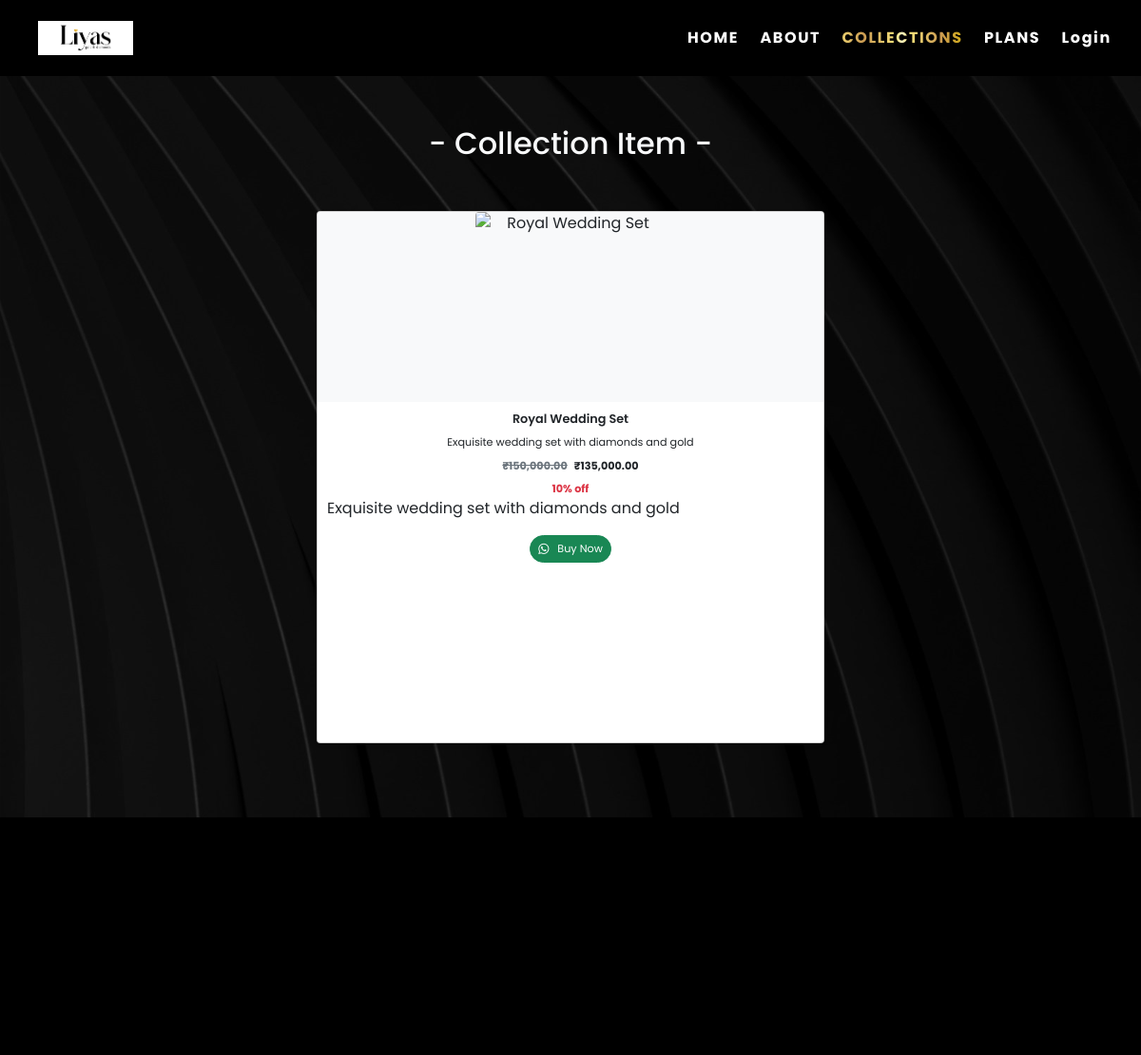
Screenshot of /img.php?item_id=1 with the database file from the repository.
### tables this page shows
CREATE TABLE collection_items (
    item_id INT AUTO_INCREMENT PRIMARY KEY,
    collection_id INT NOT NULL,
    item_name VARCHAR(255) NOT NULL,
    item_image_url VARCHAR(255) NOT NULL,
    item_description TEXT,
    original_price DECIMAL(10, 2) NOT NULL,
    selling_price DECIMAL(10, 2) NOT NULL,
    sort_order INT NOT NULL,
    created_at TIMESTAMP DEFAULT CURRENT_TIMESTAMP,
    FOREIGN KEY (collection_id) REFERENCES collections(collection_id)
);

### img.php (the view, shortened to what this page needs)
<?php
include("./adminFiles/config.php");
$item_id = intval($_GET['item_id']);
$item_sql = "SELECT * FROM collection_items WHERE item_id = $item_id LIMIT 1";
$item_result = $conn->query($item_sql);
$item = [];
if ($item_result->num_rows > 0) {
    $row = $item_result->fetch_assoc();
    $item = [
        "image_url" => "./adminFiles/CollectionItems/" . htmlspecialchars($row['item_image_url']),
        "name" => htmlspecialchars($row['item_name']),
        "description" => htmlspecialchars($row['item_description']),
        "original_price" => number_format($row['original_price'], 2),
        "selling_price" => number_format($row['selling_price'], 2),
    ];
}
?>
<!DOCTYPE html>
<html lang="en">
<head>
    <link rel="stylesheet" href="./css/style.css" />
    <link rel="stylesheet" href="./css/navBar.css" />
    <link rel="stylesheet" href="./css/footer.css" />
    <link rel="stylesheet" href="./css/testimonials.css" />
    <link rel="stylesheet" href="./css/collectionItems.css">
    <link rel="stylesheet" href="./css//responsive/phone.css">
    <link href="https://cdn.jsdelivr.net/npm/bootstrap@5.3.3/dist/css/bootstrap.min.css" rel="stylesheet" />
    <link rel="stylesheet" href="https://cdnjs.cloudflare.com/ajax/libs/font-awesome/4.7.0/css/font-awesome.min.css" />
    <link href="https://unpkg.com/aos@2.3.1/dist/aos.css" rel="stylesheet">
    <link rel="stylesheet" href="./adminFiles/style.css">
</head>
<body class="content">
    <header id="header">
        <img src="./images/liyaslogo.png" href="#" class="logo" />
        <div class="menu">
            <a href="./">HOME</a>
            <a href="./about.php">ABOUT</a>
            <a href="./collections.php" class="active">COLLECTIONS</a>
            <a href="./plans.php">PLANS</a>
            <a href="https://goldendream.in/login">Login</a>
        </div>
    </header>
    <div style="height:60px;width:100vw"></div>
    <div class="container2 d-flex flex-column align-items-center">
        <br>
        <div class="container mt-5">
            <div class="text-center mb-4">
                <h2 data-aos-delay="100" data-aos="fade-up" class="text-light">- Collection Item -</h2>
                <div data-aos-delay="100" data-aos="fade-up" class="UnderLine text-center"></div>
            </div>
            <div class="row justify-content-center">
                <?php if (!empty($item)) {
                    $discount = round((($item['original_price'] - $item['selling_price']) / $item['original_price']) * 100);
                ?>
                    <div class="col-12 col-md-8 col-lg-6">
                        <div class="CI_Card card h-100 shadow-sm text-center">
                            <div class="card-img-top bg-light" style="height: 70%; display: flex; align-items: center; justify-content: center; position: relative;">
                                <img src="<?= $item['image_url']; ?>" alt="<?= $item['name']; ?>" class="img-fluid imageHeight_CI">
                            </div>
                            <div class="card-body" style="height: 30%; padding: 10px;">
                                <h6 class="card-title mb-2" style="font-weight: 600; font-size: 0.8rem;"><?= $item['name']; ?></h6>
                                <p class="description mb-2" style="font-size: 0.7rem;"><?= $item['description']; ?></p>
                                <p class="price text-secondary mb-2" style="font-size: 0.7rem; font-weight: bold;">
                                    <del>₹<?= $item['original_price']; ?></del> &nbsp; <span class="text-dark">₹<?= $item['selling_price']; ?></span>
                                </p>
                                <p class="text-danger mb-0" style="font-size: 0.7rem; font-weight: bold;"><?= $discount; ?>% off</p>
                                <p style="text-align: justify;"><?= $item['description']; ?></p>
                                <a href="https://wa.me/+916361557581?text=Hello,%20I%20would%20like%20to%20learn%20more%20about%20the%20item%20*<?= urlencode($item['name']); ?>*" class="btn btn-success rounded-pill px-2" style="font-size: 0.7rem; padding: 5px 10px;">
                                    <i class="bi bi-whatsapp"></i> &nbsp; Buy Now
                                </a>
                            </div>
                        </div>
                    </div>
                <?php } else { ?>
                    <p class="text-light">Item not found.</p>
                <?php } ?>
            </div>
        </div>
    </div>
    <footer class="site-footer">
        <div class="footer-content">
        </div>
    </footer>
</body>
</html>

### css/style.css (style rules this page uses)
* { margin: 0; padding: 0; box-sizing: border-box; font-family: "Poppins", sans-serif; scroll-behavior: smooth; }
#documentContainer, body { overflow-x: hidden !important; }
body { background-color: rgb(255, 255, 255) !important; position: relative; height: 100vh; width: 100vw; overflow-x: hidden; overflow-y: auto; }
.row { margin-right: 0 !important; margin-left: 0 !important; }
.logo { height: 70px; width: 70px; }
.container2 { background-color: #fff; height: 75vh; width: 100vw; max-width: 100vw; background-image: url(../images/backgrounds/white.jpg); background-size: cover; object-fit: cover; overflow: hidden; }
.UnderLine { width: 100%; background: transparent; display: flex; justify-content: center; margin-top: -30px; height: 50px; }

### css/navBar.css (style rules this page uses)
:root { --Color_Gold: #ab9100; }
header { display: flex; justify-content: space-between; align-items: center; position: fixed; background-color: #000; top: 0; width: 100%; height: 80px; z-index: 999; backdrop-filter: blur(10px); margin-right: 0.3rem; padding: 0 20px; transition: background-color 0.3s ease, height 0.3s ease; }
header .logo { width: 100px; height: 50px; object-fit: contain; margin: 0 30px 0 20px; display: inline-block; vertical-align: middle; }
header .menu { width: fit-content; height: 100%; display: flex; transition: 0s; }
.menu a { display: flex; justify-content: center; align-items: center; margin: 0 0.2rem; padding: 0rem 0.5rem; height: 100%; color: #fff; font-weight: 700; letter-spacing: 0.1rem; font-size: 1rem; text-decoration: none; border-radius: 1px; transition: color 0.2s, background 0.2s; }
header .menu a:hover, header .menu a.active { background-image: linear-gradient(to right, #f6e27a 0, #cb9b51 22%, #f6e27a 45%, #f6f2c0 50%, #f6e27a 55%, #cb9b51 78%, #d3b107 100%); color: transparent; -webkit-background-clip: text; background-clip: text; }

### css/footer.css (style rules this page uses)
.site-footer { background-color: #000; color: #eeece6; width: 100vw; box-sizing: border-box; min-height: 250px; display: flex; justify-content: center; z-index: 9999; }
.footer-content { width: 100%; width: 100vw; margin: 0 0; display: grid; grid-template-columns: 1fr 1fr 1fr; gap: 10px; align-items: center; }

### css/collectionItems.css (style rules this page uses)
.card-title { font-size: 18px; font-weight: bold; }
.price { font-size: 24px; color: #ff8800; font-weight: bold; }
.imageHeight_CI { height: 100% !important; width: 100%; object-fit: cover; border-radius: 4px 4px 0px 0px; }
.CI_Card { width: 100%; border-radius: 4px !important; }
.card-img-top { height: 200px !important; }
.card-body { height: 100px !important; }

### img.php (style rules this page uses)
.container2 { min-height: 100vh !important; padding-bottom: 20px; background-image: url(./images/backgrounds/collectionsbg.svg) !important; }
.CI_Card { min-height: 70vh; }
.imageHeight_CI { width: 200px; height: 200px; object-fit: cover; }

### rows the page displays
collection_items: item_name "Royal Wedding Set", item_description "Exquisite wedding set with diamonds and gold"

### other values shown
$item['original_price'] "150,000.00"
$item['selling_price'] "135,000.00"
$discount "10"
